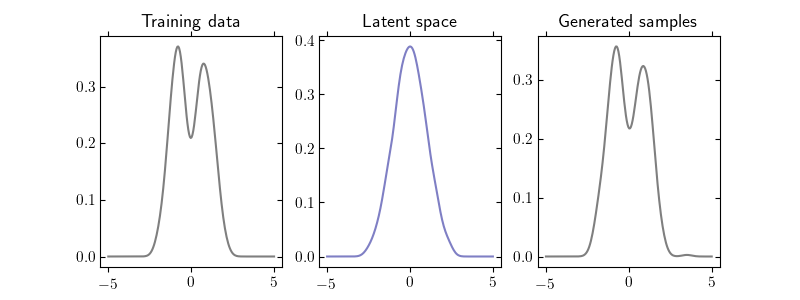

This figure's Python source:
import numpy as np
import scipy as sp
import scipy.stats
import itertools
import logging

import matplotlib.pyplot as plt
import torch
import torch.optim as optim
import torch.nn.functional as F
from argparse import ArgumentParser

from src.flows import *
from src.models import NormalizingFlowModel


def gen_data(n=512):
    return np.r_[np.random.randn(n // 2, 1) + np.array([2]),
                 np.random.randn(n // 2, 1) + np.array([-2])]

def plot_data(x, bandwidth = 0.2, **kwargs):
    kde = sp.stats.gaussian_kde(x[:,0])
    x_axis = np.linspace(-5, 5, 200)
    plt.plot(x_axis, kde(x_axis), **kwargs)
    plt.axis("off")


if __name__ == "__main__":

    argparser = ArgumentParser()
    argparser.add_argument("--n", default=512, type=int)
    argparser.add_argument("--flows", default=2, type=int)
    argparser.add_argument("--flow", default="NSF_AR", type=str)
    argparser.add_argument("--iterations", default=500, type=int)
    args = argparser.parse_args()

    logging.basicConfig(level=logging.INFO)
    logger = logging.getLogger(__name__)

    flow = eval(args.flow)
    flows = [flow(dim=1) for _ in range(args.flows)]
    model = NormalizingFlowModel(dim=1, flows=flows)

    optimizer = optim.Adam(model.parameters(), lr=0.005)
    x = torch.Tensor(gen_data(args.n))

    for i in range(x.shape[1]):
        x[:,i] = (x[:,i] - torch.mean(x[:,i])) / torch.std(x[:,i])

    for i in range(args.iterations):
        optimizer.zero_grad()
        z, prior_logprob, log_det = model(x)
        logprob = prior_logprob + log_det
        loss = -torch.mean(prior_logprob + log_det)
        loss.backward()
        optimizer.step()
        if i % 100 == 0:
            logger.info(f"Iter: {i}\t" +
                        f"Logprob: {logprob.mean().data:.2f}\t" +
                        f"Prior: {prior_logprob.mean().data:.2f}\t" +
                        f"LogDet: {log_det.mean().data:.2f}")

    plt.figure(figsize=(8, 3))
    plt.subplot(1, 3, 1)
    plot_data(x, color="black", alpha=0.5)
    plt.title("Training data")
    plt.subplot(1, 3, 2)
    plot_data(z.data, color="darkblue", alpha=0.5)
    plt.title("Latent space")
    plt.subplot(1, 3, 3)
    samples = model.sample(500).data
    plot_data(samples, color="black", alpha=0.5)
    plt.title("Generated samples")
    plt.savefig("./examples/ex_1d.png")
    plt.show()
